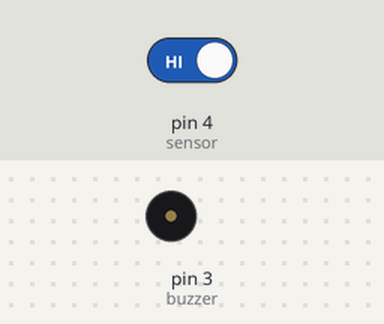
Simulated run of this sketch. Board: Arduino Uno, built with avr-gcc and run on an emulated ATmega328P. Parts: buzzer (waves = sounding). The inputs (shaded band) are chosen by the test bench; at power-on: pin 4 (sensor) HIGH. The modem accepts every AT command (registered, SIM ready, sends succeed) and sends nothing else.

Above: at 0.1 s.
At 8.4 s:
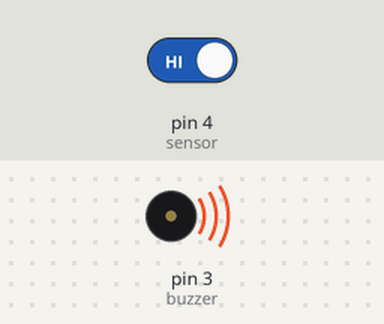
Timing chart, 0 to 9.9 s (numbered marks = the images above):
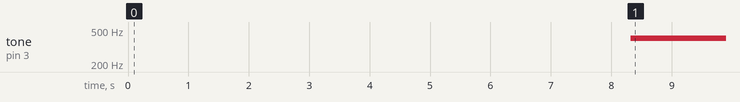

The sketch:

GSM_TONE.ino
```cpp
#include <SoftwareSerial.h>

SoftwareSerial mySerial(9, 10);

const int buzzer = 3;
const int sensor = 4;

int state; // 0 close - 1 open wwitch

void setup()
{
  mySerial.begin(9600);
  Serial.begin(9600);
  pinMode(sensor, INPUT_PULLUP);
}

void loop()
{
  state = digitalRead(sensor);

  if (state == HIGH && mySerial.available()>0 ){
//    Serial.println("The door is open");
      mySerial.println("AT+CMGF=1");
      delay(1000);
      mySerial.println("AT+CMGS=\"+916204390422\"\r"); // Replace x with mobile number
      delay(1000);
      mySerial.println("The door is open");// The SMS text you want to send
     delay(1000);
     mySerial.println((char)26);// ASCII code of CTRL+Z for saying the end of sms to  the module
     delay(1000);
    tone(buzzer, 400);
  }
  else{
//    Serial.println("The door is closed");

    mySerial.println("AT+CMGF=1");
      delay(1000);
      mySerial.println("AT+CMGS=\"+916204390422\"\r"); // Replace x with mobile number
      delay(1000);
      mySerial.println("The door is closed");// The SMS text you want to send
     delay(1000);
     mySerial.println((char)26);// ASCII code of CTRL+Z for saying the end of sms to  the module
      delay(1000);
    noTone(buzzer);
  }
  delay(200);

}
```

Measured:
- by itself, tone on pin 3 (buzzer): silent → 400 Hz at 8.3 s
